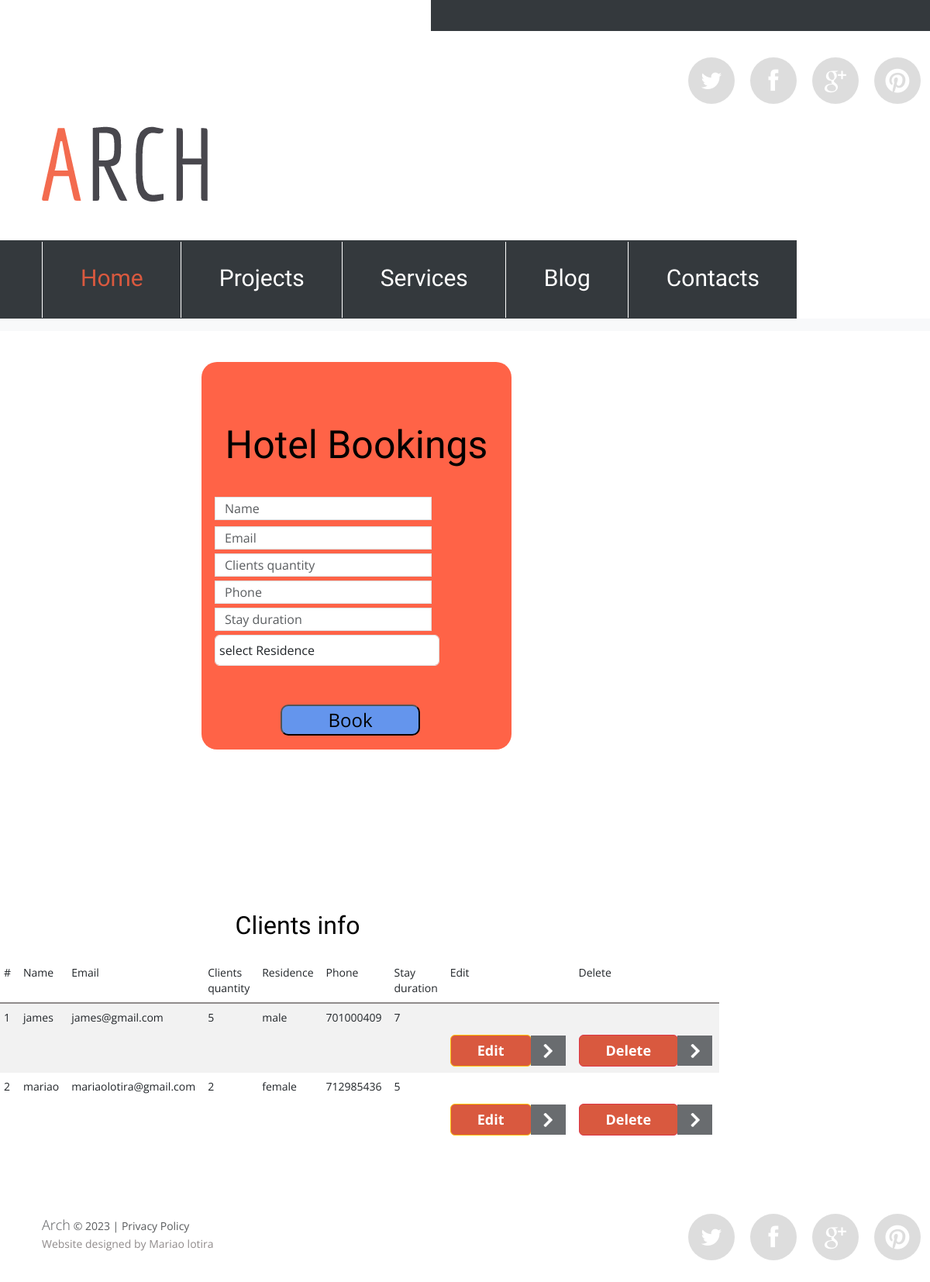
The page /booking/ on the database its author committed.
### bookingdjangoProject1/models.py (models this page shows)
class Booking(models.Model):
    name = models.CharField(max_length=50, blank=True, null=False)
    email = models.EmailField(max_length=50, blank=True, null=False)
    clients_quantity = models.IntegerField(blank=True, null=False)
    residence = models.CharField(max_length=50, blank=True, null=False, default="")
    phone = models.IntegerField(blank=True, null=False)
    stay_duration = models.IntegerField(blank=True, null=False, default='7')

### bookingdjangoProject1/views.py (the view)
# urls.py: path('booking/', views.bookings, name='booking'),
def bookings(request):
    data = Booking.objects.all()
    context = {'data': data}
    return render(request, "bookings.html", context)

### templates/bookings.html (shortened to what this page needs)
<!DOCTYPE html>
<html lang="en">
<link href="https://cdn.jsdelivr.net/npm/bootstrap@5.3.0-alpha1/dist/css/bootstrap.min.css" rel="stylesheet">
<head>
        {% load static %}
<link rel="stylesheet" href="{% static "css/camera.css"%}">
<link rel="stylesheet" href="{% static "css/owl.carousel.css"%}">
<link rel="stylesheet" href="{% static "css/stuck.css"%}">
<link rel="stylesheet" href="{% static "css/style.css"%}">
    </head>
<body style="background-color: cornflowerblue">
<div class="main">
<header>
  <div class="container">
    <div class="row">
      <div class="grid_12">
        <div class="socials">
          <a href="#" class="fa fa-twitter"></a>
          <a href="#" class="fa fa-facebook"></a>
          <a href="#" class="fa fa-google-plus"></a>
          <a href="#" class="fa fa-pinterest"></a>
        </div>
        <h1>
          <a href="index.html">
            <img src="{% static "images/logo.png"%}" alt="Logo alt">
          </a>
        </h1>
    </div>
   </div>
  </div>
  <div id="stuck_container">
    <div class="container">
      <div class="row">
        <div class="grid_12">
        <div class="navigation ">
          <nav>
            <ul class="sf-menu">
             <li class="current"><a href="{% url 'home' %}">Home</a></li>
             <li><a href="{% url 'project' %}">Projects</a></li>
             <li><a href="{% url 'services' %}">Services</a></li>
             <li><a href="{% url 'blog' %}">Blog</a></li>
             <li><a href="{% url 'contact' %}">Contacts</a></li>
            </ul>
          </nav>
      </div> </div>
      </div>
    </div>
  </div>
</header>
<nav class="navbar navbar-expand-lg bg-body-tertiary">
      </nav>
      <div class="" >
        <div class="row">
            <div class="col-md-4" style="width: 400px; height: 500px; margin-left: 290px;background-color: tomato;border: #202020;border-radius: 20px;margin-top: 40px; text-align: center">
                <h2 style="margin-bottom: 0px;font-size: 50px;margin-top: 0px;margin-left: 0px"> Hotel Bookings</h2>
                <br>
                <form action="/insert" method="post">
                    <div class="form-group" style="height: 30px;width: 100px; margin-top: 5px; padding: 5px 5px 5px 5px">
                        <input style="height: 30px;width: 280px; margin-top: 5px" type="text" class="form-control" placeholder="Name" name="name" required>
                    </div>
                    <div class="form-group" style="height: 30px;width: 100px; margin-top: 5px;padding: 5px 5px 5px 5px" >
                        <input style="height: 30px;width: 280px; margin-top: 5px"type="email" class="form-control  mt-2" placeholder="Email" name="email" required>
                    </div>
                    <div class="form-group" style="height: 30px;width: 100px; margin-top: 5px;padding: 5px 5px 5px 5px">
                        <input style="height: 30px;width: 280px; margin-top: 5px"type="number" class="form-control  mt-2" placeholder="Clients quantity" name="clients quantity" required>
                    </div>
                     <div class="form-group" style="height: 30px;width: 100px; margin-top: 5px;padding: 5px 5px 5px 5px">
                        <input style="height: 30px;width: 280px; margin-top: 5px"type="number" class="form-control  mt-2" placeholder="Phone" name="phone" required>
                    </div>
                    <div class="form-group" style="height: 30px;width: 100px; margin-top: 5px;padding: 5px 5px 5px 5px">
                        <input style="height: 30px;width: 280px; margin-top: 5px"type="number" class="form-control  mt-2" placeholder="Stay duration" name="stay duration" required>
                    </div>
                    <div class="form-group mt-2" style="height: 30px;width: 100px; margin-top: 5px;padding: 5px 5px 5px 5px">
                        <select style="height: 40px;width: 290px; margin-top: 5px;padding: 5px 5px 5px 5px" id="residence" name="residence" class="form-control" required>
                            <option selected>select Residence</option>
                        </select>
                    </div>
                    <div class="d-grid gap-2">
                        <button  style="border-radius:10px;margin-top: 70px;height: 40px;width: 180px;margin-left: 90px;font-size: x-large;background-color:cornflowerblue;border-color: black;cursor:pointer" "submit">Book</button>
                    </div>
                </form>
            </div>
            <div class="col-md-8" style="margin-top: 120px">
                <h2 style="text-align: center;font-size: xx-large">Clients info</h2>
                <table class="table table-striped table-hover" style="margin-left: 15px">
                    <thead>
                      <tr>
                        <th scope="col">#</th>
                        <th scope="col">Name</th>
                        <th scope="col">Email</th>
                        <th scope="col">Clients quantity</th>
                        <th scope="col">Residence</th>
                        <th scope="col">Phone</th>
                        <th scope="col">Stay duration</th>
                        <th scope="col">Edit</th>
                        <th scope="col">Delete</th>
                      </tr>
                    </thead>
                    <tbody class="table-group-divider">
                    {% for d in data %}
                      <tr>
                        <th scope="row">{{d.id}}</th>
                        <td>{{d.name}}</td>
                        <td>{{d.email}}</td>
                        <td>{{d.clients_quantity}}</td>
                        <td>{{d.residence}}</td>
                        <td>{{d.phone}}</td>
                        <td>{{d.stay_duration}}</td>
                        <td><a href="/update/{{d.id}}" type="button" class="btn btn-outline-warning">Edit</a></td>
                        <td><a href="/delete/{{d.id}}" type="button" class="btn btn-outline-danger">Delete</a></td>
                      </tr>
                    {% endfor %}
                    </tbody>
                  </table>
            </div>
        </div>
      </div>
<footer id="footer">
  <div class="container">
    <div class="row">
      <div class="grid_12">
         <div class="socials">
          <a href="#" class="fa fa-twitter"></a>
          <a href="#" class="fa fa-facebook"></a>
          <a href="#" class="fa fa-google-plus"></a>
          <a href="#" class="fa fa-pinterest"></a>
          </div>
         <div class="copyright"><div class="color2"><strong>Arch</strong> &copy; <span id="copyright-year"></span> | <a href="#">Privacy Policy</a></div>
          Website designed by <a href="https://www.templatemonster.com/" rel="nofollow">Mariao lotira</a>
          </div>
      </div>
    </div>
  </div>
</footer>
</body>
</html>

### static/css/stuck.css (style rules this page uses)
#stuck_container { -webkit-transition: all 0.4s ease; -moz-transition: all 0.4s ease; -ms-transition: all 0.4s ease; -o-transition: all 0.4s ease; transition: all 0.4s ease; z-index: 999; }

### static/css/style.css (style rules this page uses)
html { width: 100%; }
* { -webkit-text-size-adjust: none; }
body { position: relative; background-color: #fff; color: #908b8b; font: 14px/20px 'Open Sans', sans-serif; }
strong { font-weight: 700; }
input, textarea { border-radius: 0 !important; outline: none !important; }
img { max-width: 100%; }
h1, h2, h3, h4, h5, h6 { color: #343434; font-weight: normal; font-family: 'Economica', sans-serif; }
h2 { font-size: 48px; line-height: 64px; color: #000; padding-top: 75px; margin-bottom: 11px; }
ul { padding: 0; margin: 0; list-style: none; }
a { text-decoration: none; color: inherit; outline: none; transition: 0.5s ease; -o-transition: 0.5s ease; -webkit-transition: 0.5s ease; }
.btn { position: relative; font-size: 18px; line-height: 20px; font-weight: bold; color: #fff; display: inline-block; padding: 9px 34px 10px; background-color: #d9593f; margin-top: 32px; margin-right: 45px; }
.btn:after { transition: 0.5s ease; -o-transition: 0.5s ease; -webkit-transition: 0.5s ease; content: ''; position: absolute; right: -45px; width: 45px; top: 0; bottom: 0; background: url(../images/link_marker.png) center center no-repeat #696c6f; }
.main { background-color: #fff; }
header { display: block; position: relative; z-index: 800; padding-top: 74px; }
header:after { top: 0; right: 0; left: 50%; background-color: #34393d; position: absolute; height: 40px; margin-left: -44px; content: ''; }
header:before { background-color: #34393d; height: 101px; left: 0; right: 50%; position: absolute; content: ''; bottom: 0; }
header h1 { position: relative; text-align: center; z-index: 990; float: left; margin-bottom: 50px; }
header h1 a { display: inline-block; overflow: hidden; font-size: 0; line-height: 0; text-indent: -999px; transition: 0s ease; -o-transition: 0s ease; -webkit-transition: 0s ease; }
header h1 a img { display: block; }
header .socials { margin-bottom: 29px; }
.socials { float: right; overflow: hidden; }
.socials .fa { color: #fff; display: block; float: left; text-align: center; font-size: 30px; line-height: 62px; width: 60px; border-radius: 500px; height: 60px; background-color: #ddd; }
.socials .fa.fa-pinterest { font-size: 36px; }
.socials .fa+.fa { margin-left: 20px; }
.color2 { color: #585a5c; }
#footer { display: block; color: #908b8b; font-size: 14px; line-height: 18px; padding: 77px 0 40px; }
#footer .color2 { margin-bottom: 5px; }
#footer strong { font-weight: 300; font-size: 18px; position: relative; top: -2px; }
.copyright { float: left; padding-top: 7px; }

### static/css/grid.css (style rules this page uses)
html, body, div, span, applet, object, iframe, h1, h2, h3, h4, h5, h6, p, blockquote, pre, a, abbr, acronym, address, big, cite, code, del, dfn, em, img, ins, kbd, q, s, samp, small, strike, strong, sub, sup, tt, var, b, u, i, center, dl, dt, dd, ol, ul, li, fieldset, form, label, legend, table, caption, tbody, tfoot, thead, tr, th, td, article, aside, canvas, details, embed, figure, figcaption, footer, header, hgroup, menu, nav, output, ruby, section, summary, time, mark, audio, video { margin: 0; padding: 0; border: 0; font-size: 100%; font: inherit; vertical-align: top; }
article, aside, details, figcaption, figure, footer, header, hgroup, menu, nav, section { display: block; }
body { line-height: 1; }
ol, ul { list-style: none; }
table { border-collapse: collapse; border-spacing: 0; }
.row { margin-left: -30px; *zoom: 1; }
.row:before, .row:after { display: table; content: ""; line-height: 0; }
.row:after { clear: both; }
[class*="grid_"] { float: left; min-height: 1px; margin-left: 30px; }
.container { width: 1170px; }
.grid_12 { width: 1170px; }
.container { margin-right: auto; margin-left: auto; *zoom: 1; }
.container:before, .container:after { display: table; content: ""; line-height: 0; }
.container:after { clear: both; }

### rows shown on the page
Booking: id "1", name "james", email "james@gmail.com", clients_quantity "5", residence "male", phone "701000409", stay_duration "7"
Booking: id "2", name "mariao", email "mariaolotira@gmail.com", clients_quantity "2", residence "female", phone "712985436", stay_duration "5"
